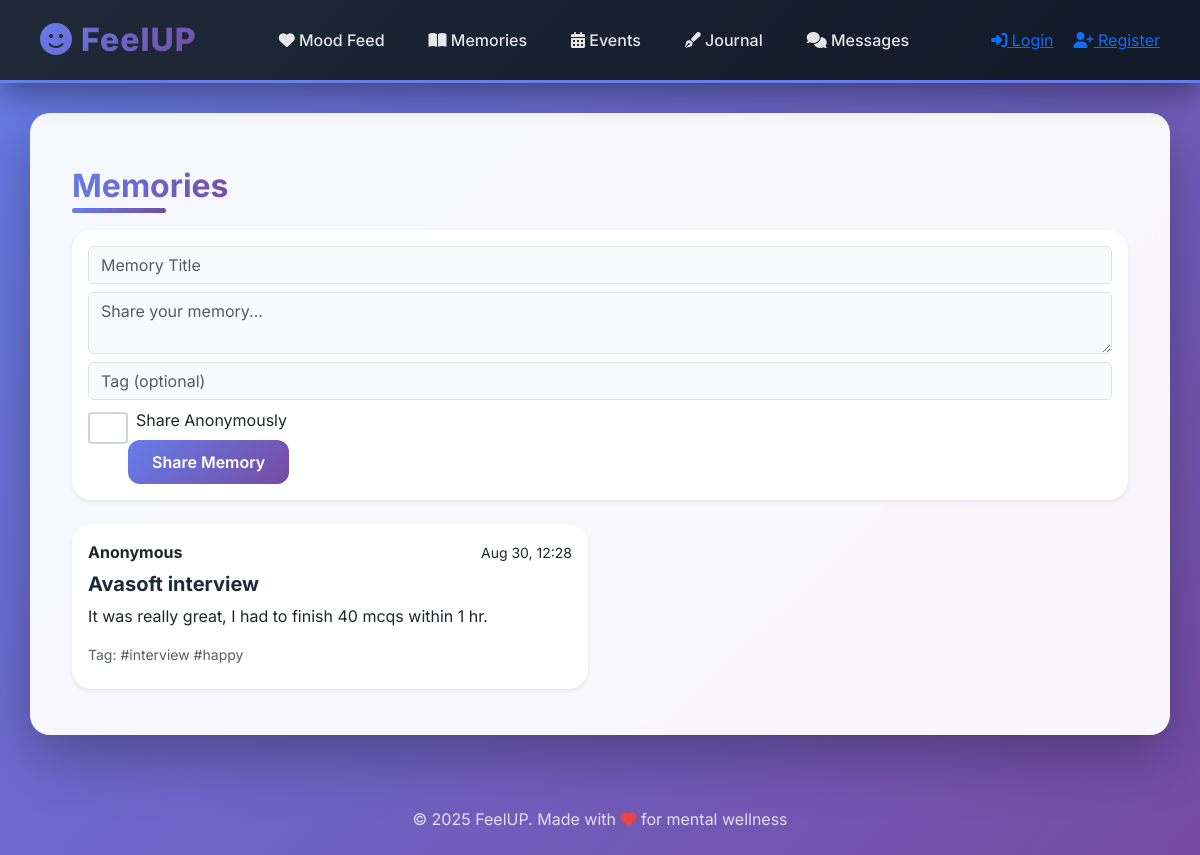
Screenshot of /memory with the database file from the repository.
### app.py (models this page shows)
class Memory(db.Model):
    id = db.Column(db.Integer, primary_key=True)
    user_id = db.Column(db.Integer, db.ForeignKey('user.id'), nullable=True)
    username = db.Column(db.String(120))
    title = db.Column(db.String(200))
    body = db.Column(db.Text)
    tag = db.Column(db.String(120))
    anonymous = db.Column(db.Boolean, default=False)
    created_at = db.Column(db.DateTime, default=datetime.utcnow)

### app.py (the view, shortened to what this page needs)
@app.route('/memory', methods=['GET','POST'])
def memory():
    user = current_user()
    tag = request.args.get('tag')
    if tag:
        memories = Memory.query.filter_by(tag=tag).order_by(Memory.created_at.desc()).all()
    else:
        memories = Memory.query.order_by(Memory.created_at.desc()).limit(50).all()
    return render_template('memory.html', memories=memories, user=user)

### app.py (called while the page is built)
def current_user():
    uid = session.get('user_id')
    if uid:
        return User.query.get(uid)
    return None

### templates/memory.html (shortened to what this page needs)
{% extends "base.html" %}
{% block content %}
<div class="container mt-4">
  <h2>Memories</h2>
  <div class="card p-3 mb-4 shadow-sm">
    <form method="POST">
      <input type="text" name="title" class="form-control mb-2" placeholder="Memory Title" required>
      <textarea name="body" class="form-control mb-2" placeholder="Share your memory..." required></textarea>
      <input type="text" name="tag" class="form-control mb-2" placeholder="Tag (optional)">
      <div class="form-check mb-2">
        <input type="checkbox" class="form-check-input" name="anonymous" id="anonCheckMem">
        <label class="form-check-label" for="anonCheckMem">Share Anonymously</label>
      </div>
      <button class="btn btn-primary">Share Memory</button>
    </form>
  </div>
  <div class="row">
    {% for mem in memories %}
    <div class="col-md-6 mb-3">
      <div class="card p-3 shadow-sm">
        <div class="d-flex justify-content-between align-items-center mb-2">
          <strong>{{ mem.username }}</strong>
          <small>{{ mem.created_at.strftime('%b %d, %H:%M') }}</small>
        </div>
        <h5>{{ mem.title }}</h5>
        <p>{{ mem.body }}</p>
        <small class="text-muted">Tag: {{ mem.tag }}</small>
      </div>
    </div>
    {% endfor %}
  </div>
</div>
{% endblock %}

### static/style.css (style rules this page uses)
* { margin: 0; padding: 0; box-sizing: border-box; }
body { font-family: 'Inter', 'Segoe UI', Tahoma, Geneva, Verdana, sans-serif; background: linear-gradient(135deg, #667eea 0%, #764ba2 100%); background-attachment: fixed; margin: 0; padding: 0; color: #1f2937; min-height: 100vh; }
h1, h2, h3, h4, h5 { font-weight: 700; color: #1f2937; }
h2 { font-weight: 700; margin-bottom: 25px; font-size: 2rem; }
.container h2, main h2 { position: relative; display: inline-block; background: linear-gradient(135deg, #667eea 0%, #764ba2 100%); -webkit-background-clip: text; -webkit-text-fill-color: transparent; background-clip: text; }
.container h2::after, main h2::after { content: ""; position: absolute; left: 0; bottom: -8px; width: 60%; height: 5px; border-radius: 5px; background: linear-gradient(90deg, #667eea, #764ba2); animation: slideIn 0.6s ease-out; }
.btn { border-radius: 12px !important; padding: 10px 24px !important; font-weight: 600 !important; transition: all 0.3s ease !important; border: none !important; position: relative; overflow: hidden; }
.btn::before { content: ''; position: absolute; top: 50%; left: 50%; width: 0; height: 0; border-radius: 50%; background: rgba(255, 255, 255, 0.3); transform: translate(-50%, -50%); transition: width 0.6s, height 0.6s; }
.btn-primary { background: linear-gradient(135deg, #667eea 0%, #764ba2 100%) !important; }
.card { border-radius: 20px; border: none; background: white; box-shadow: 0 10px 30px rgba(0, 0, 0, 0.1); transition: all 0.4s ease; overflow: hidden; position: relative; }
.card::before { content: ''; position: absolute; top: 0; left: 0; width: 100%; height: 4px; background: linear-gradient(90deg, #667eea, #764ba2); transform: scaleX(0); transition: transform 0.4s ease; }
form textarea, form input, form select { border-radius: 14px; padding: 14px 18px; border: 2px solid #e5e7eb; transition: all 0.3s ease; font-size: 1rem; width: 100%; }
.form-control, .form-select { background: #f9fafb; }
.form-check-input { width: 20px; height: 20px; border-radius: 6px; border: 2px solid #d1d5db; cursor: pointer; }
.form-check-label { cursor: pointer; margin-left: 8px; user-select: none; }

### rows the page displays
Memory: username "Anonymous", created_at "Aug 30, 12:28", title "Avasoft interview", body "It was really great, I had to finish 40 mcqs within 1 hr.", tag "#interview #happy"
